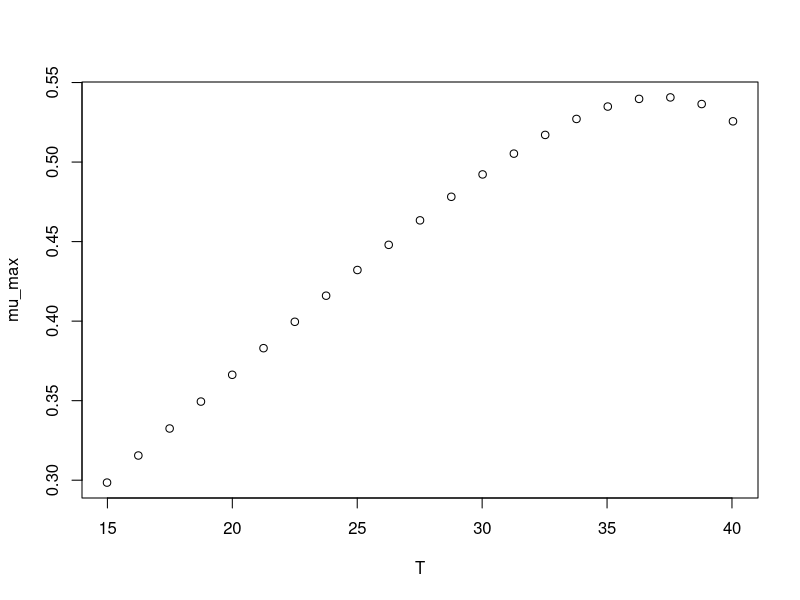

The R source for this figure:
#############################
# start of Parameter script
#############################
T <- seq(14.985014985015,40.04,length.out=21)
#############################
# end of Parameter script
#############################
############################# 
# start of Model script Gropin ID 1302 
#############################
 
# constant coefficients for this model
 
variables <- data.frame(T)
argumentsPar <- expand.grid(variables)
 
# heart of the model
response_surface <- function(T) {
   mumax <-0.0137*(T+6.83)*(1-exp(0.198*(T-48.66)))

return(mumax=mumax)
} 

# output parameters
mumax <- cbind(argumentsPar,response_surface(argumentsPar['T']))
colnames(mumax) <- c(colnames(argumentsPar),'mumax')
#############################
# End of Model script
#############################
############################# 
# start of Visualisation script Gropin ID 1302 
#############################
plot(T,mumax$mumax,
                          xlab='T',
                          ylab='mu_max')
#############################
# End of Visualisation script
#############################
